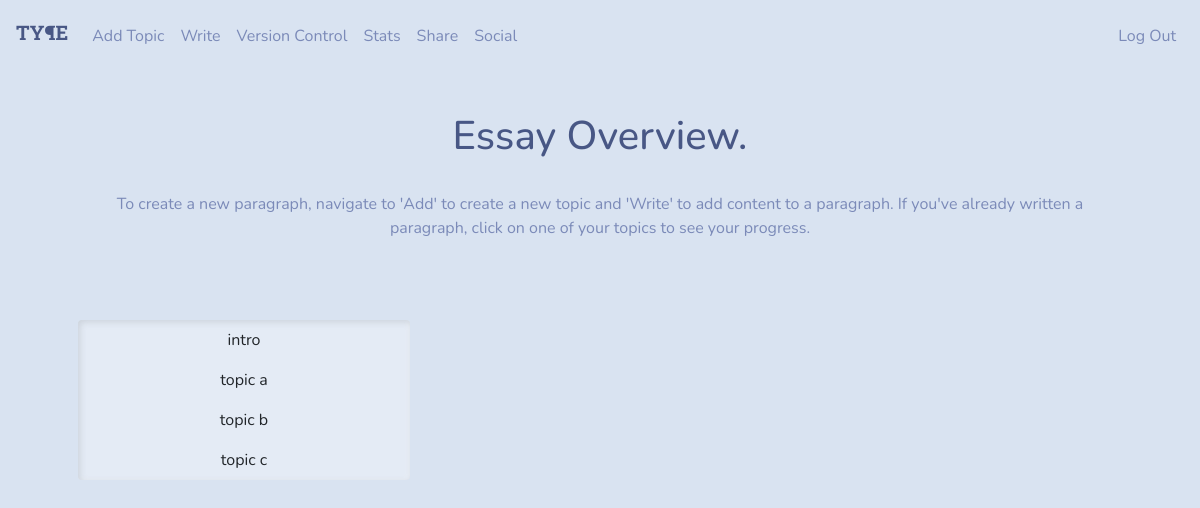
The page / (signed in) on the database its author committed.
### tables this page shows
CREATE TABLE 'paragraphs' ('id' integer PRIMARY KEY AUTOINCREMENT NOT NULL, 'user' integer, 'topic' text, 'content' text);

### application.py (the view)
@app.route("/")
@login_required
def index():
    paragraphs = db.execute("SELECT id, topic, content FROM paragraphs WHERE user=? ORDER BY id", session["user_id"])
    return render_template("index.html", paragraphs=paragraphs)

### application.py (called while the page is built)
@app.after_request
def after_request(response):
    response.headers["Cache-Control"] = "no-cache, no-store, must-revalidate"
    response.headers["Expires"] = 0
    response.headers["Pragma"] = "no-cache"
    return response

### helpers.py (called while the page is built)
def login_required(f):
    @wraps(f)
    def decorated_function(*args, **kwargs):
        if session.get("user_id") is None:
            return redirect("/login")
        return f(*args, **kwargs)
    return decorated_function

### templates/index.html (shortened to what this page needs)
{% extends "layout.html" %}
{% block main %}
<h1 class="text-center">Essay Overview.</h1>
<br>
<p class='text-center'>To create a new paragraph, navigate to 'Add' to create a new topic and 'Write' to add content to a paragraph. If you've already written a paragraph, click on one of your topics to see your progress.</p>
<br>
<br>
<div class="row">
  <div class="col-4">
    <div class="list-group" id="list-tab" role="tablist">
      {% for paragraph in paragraphs %}
        <a class="list-group-item list-group-item-action" data-toggle="list" href="#list-{{ paragraph.id }}" role="tab" >{{ paragraph.topic }}</a>
      {% endfor %}
    </div>
  </div>
  <div class="col-8">
  </div>
</div>
{% endblock %}

### rows shown on the page
paragraphs: topic "intro"
paragraphs: topic "topic a"
paragraphs: topic "topic b"
paragraphs: topic "topic c"
